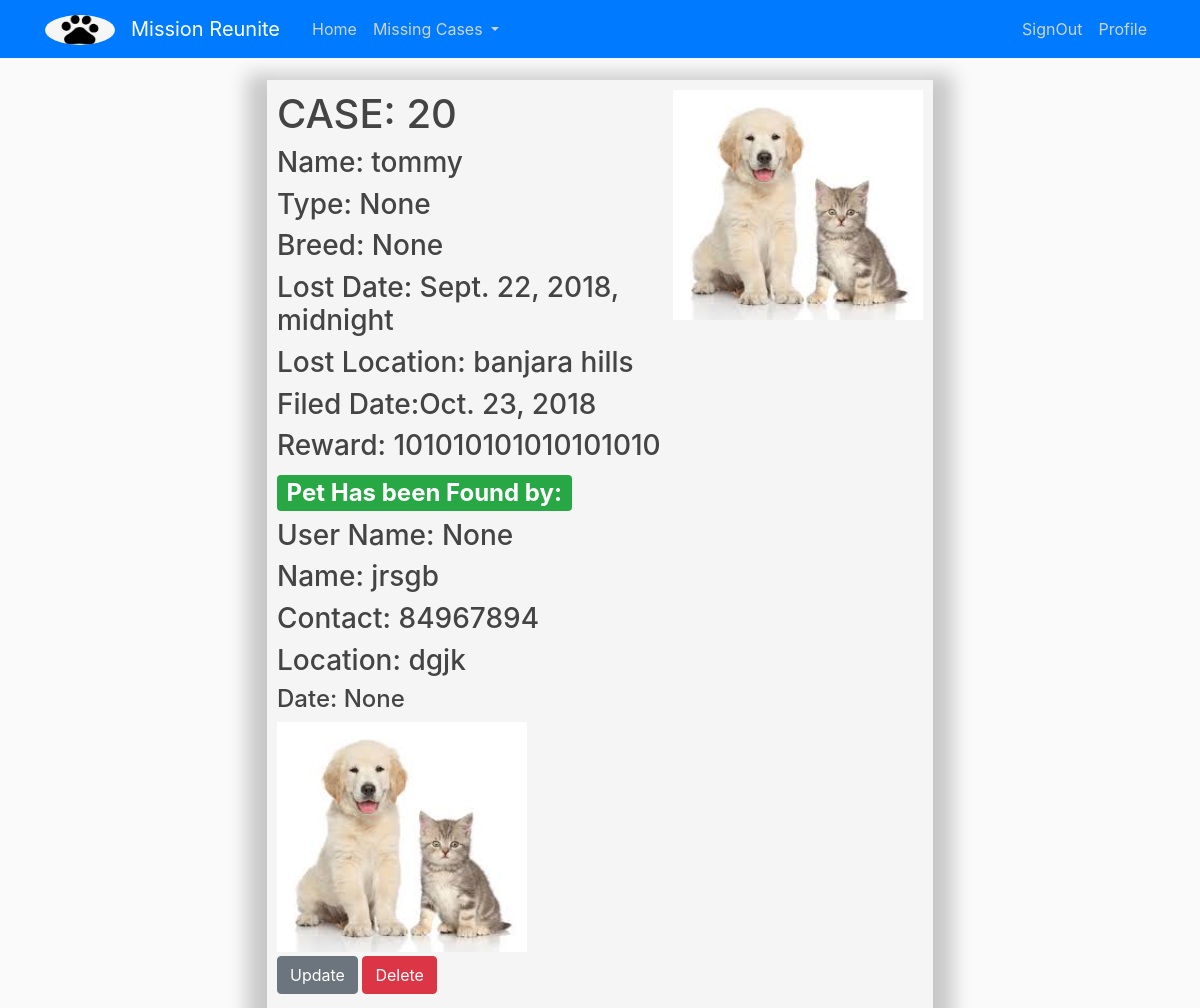
Screenshot of /case/20/ (signed in) with the database file from the repository.
### pop/models.py (models this page shows, shortened)
class Case(models.Model):
    pet_name = models.CharField(max_length=30)
    pet_type = models.CharField(max_length=30,null=True)
    pet_breed = models.CharField(max_length=30,null=True,blank=True)
    lost_date = models.DateTimeField(null=True)
    lost_location = models.CharField(max_length=30)
    pet_image = models.ImageField(default='default.jpg',upload_to='images_pets') #requires pillow
    filed_date = models.DateField(default=timezone.now)
    reward = models.IntegerField(null=True,blank=True)
    user_contact_no = models.IntegerField(null=True)
    user_address = models.CharField(max_length=40,null=True)
    user = models.ForeignKey(User, on_delete=models.CASCADE, null=True)
    founder_id = models.IntegerField(null=True)
    founder_username = models.CharField(max_length=30,null=True)
    citizen_name = models.CharField(max_length=30,null=True)
    citizen_phone = models.IntegerField(null=True)
    found_location = models.CharField(max_length=60,null=True)
    found_date = models.DateTimeField(null=True)
    found_pet_image = models.ImageField(default='default.jpg',upload_to='images_pets')
    found_status = models.BooleanField(default=False)
    confirmed_status = models.BooleanField(default=False)

### pop/views.py (the view)
# urls.py: path('<int:pk>/',CaseDetailView.as_view(),name='case_detail'),
class CaseDetailView(DetailView):
    model = Case

### pop/templates/pop/case_detail.html (shortened to what this page needs)
{% extends "home.html" %}
{% block content %}
<div  style="box-shadow: 0 14px 18px 20px rgba(0, 0, 0, 0.2);
padding:10px; width:60%;margin :  0 auto; background-color:whitesmoke ">
  <img class="img-fluid float-right"  width = 250px height=250px src="{{ case.pet_image.url }}">
   <h1> CASE: {{case.id}}</h1>
   <h3> Name: {{case.pet_name}}</h3>
   <h3> Type: {{case.pet_type}}</h3>
   <h3> Breed: {{case.pet_breed}}</h3>
   <h3> Lost Date: {{case.lost_date}}</h3>
   <h3> Lost Location: {{case.lost_location|safe}}</h4>
   <h3> Filed Date:{{case.filed_date}} </h3>
   <h3> Reward: {{case.reward}}</h3>
   {% if case.found_status == False or case.founder_username == user.get_username %}
   <h3> Contact: {{case.user_contact_no}} </h3>
   <h3> Address: {{case.user_address}}</h3>
   <h3> Owner: {{case.user.first_name }}</h3>
   {% else %}
   {% if object.user == user %}
   <h2><span class="badge badge-success">Pet Has been Found by: </span></h2>
   <h3> User Name: {{case.founder_username}}</h3>
   <h3> Name: {{case.citizen_name}} </h3>
   <h3> Contact: {{case.citizen_phone}}</h3>
   <h3> Location: {{case.found_location }}</h3>
   <h4> Date: {{case.found_date }}</h3>
   <img class="img-fluid"  width = 250px height=250px src="{{ case.found_pet_image.url }}">
   {% endif %}
   {% endif %}
   {% if object.user == user %}
          <div>
            <a class="btn btn-secondary btn-m mt-1 mb-1" href="{% url 'case_update' object.id %}">Update</a>
            <a class="btn btn-danger btn-m mt-1 mb-1" href="{% url 'case_delete' object.id %}">Delete</a>
          </div>
        {% endif %}
</div>
{% endblock %}

### pop/static/css/main.css (style rules this page uses)
h1, h2, h3, h4, h5, h6 { color: #444444; }

### pop/static/css/background.css (style rules this page uses)
body { background: #fafafa; color: #333333; margin-top: 5rem; background-position: center; background-repeat: no-repeat; background-size: cover; background-attachment: fixed; }

### rows the page displays
Case: pet_image (placeholder picture), id "20", pet_name "tommy", pet_type "None", pet_breed "None", lost_date "Sept. 22, 2018, midnight", lost_location "banjara hills", filed_date "Oct. 23, 2018", reward "101010101010101010", founder_username "None", citizen_name "jrsgb", citizen_phone "84967894", found_location "dgjk", found_date "None", found_pet_image (placeholder picture)
